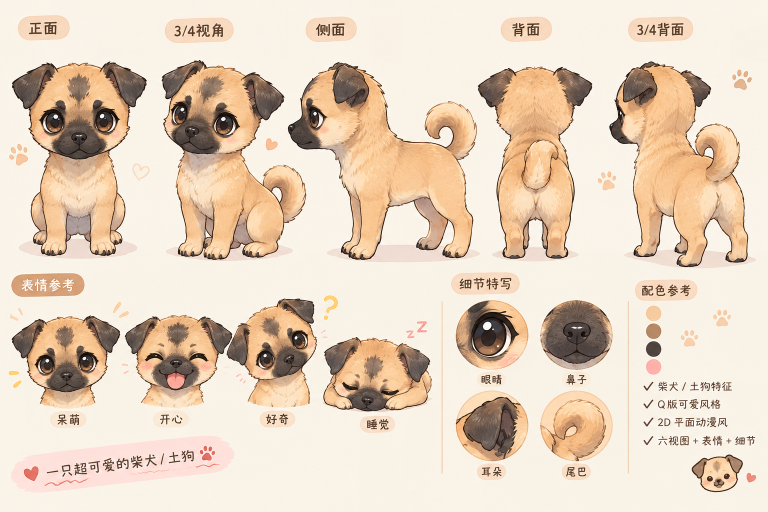
#> input picture dogmod_work/design.png, 1536 x 1024 px, found by its file name (shown at 1/2 size)
$ python extract4.py
#> lines starting #> are read from the running program, lines starting #| are printed output that depends on the picture; after the words box and inside, x2 and y2 are one past the last pixel; in counts of white or black regions, pixels touching at a corner belong together
from PIL import Image, ImageFilter
import numpy as np
from collections import deque
import os

img = Image.open(r'D:\VPet-main\dogmod_work\design.png').convert('RGB')
#> img is the input picture: PIL image 1536x1024 RGB; mean R, G, B 229.2, 210.7, 191.4
W, H = img.size
#> W = 1536; H = 1024
arr = np.array(img).astype(int)
bg = np.array([249, 242, 232])
TOL = 30
OUT = r'D:\VPet-main\dogmod_work'

def all_components(alpha):
    h, w = alpha.shape
    solid = alpha > 0
    visited = np.zeros((h, w), dtype=bool)
    comps = []
    for sy in range(h):
        for sx in range(w):
            if solid[sy, sx] and not visited[sy, sx]:
                comp = []
                dq = deque([(sy, sx)])
                visited[sy, sx] = True
                while dq:
                    y, x = dq.popleft()
                    comp.append((y, x))
                    for dy, dx in ((1,0),(-1,0),(0,1),(0,-1)):
                        ny, nx = y+dy, x+dx
                        if 0 <= ny < h and 0 <= nx < w and solid[ny, nx] and not visited[ny, nx]:
                            visited[ny, nx] = True
                            dq.append((ny, nx))
                comps.append(comp)
    return comps

def extract_row(y0, y1, names, min_area):
#> called with y0 = 60, y1 = 530, min_area = 2500
    region = arr[y0:y1]
    h, w = region.shape[:2]
#> h = 470; w = 1536
    dist = np.abs(region - bg).sum(axis=2)
    isbg = dist <= TOL
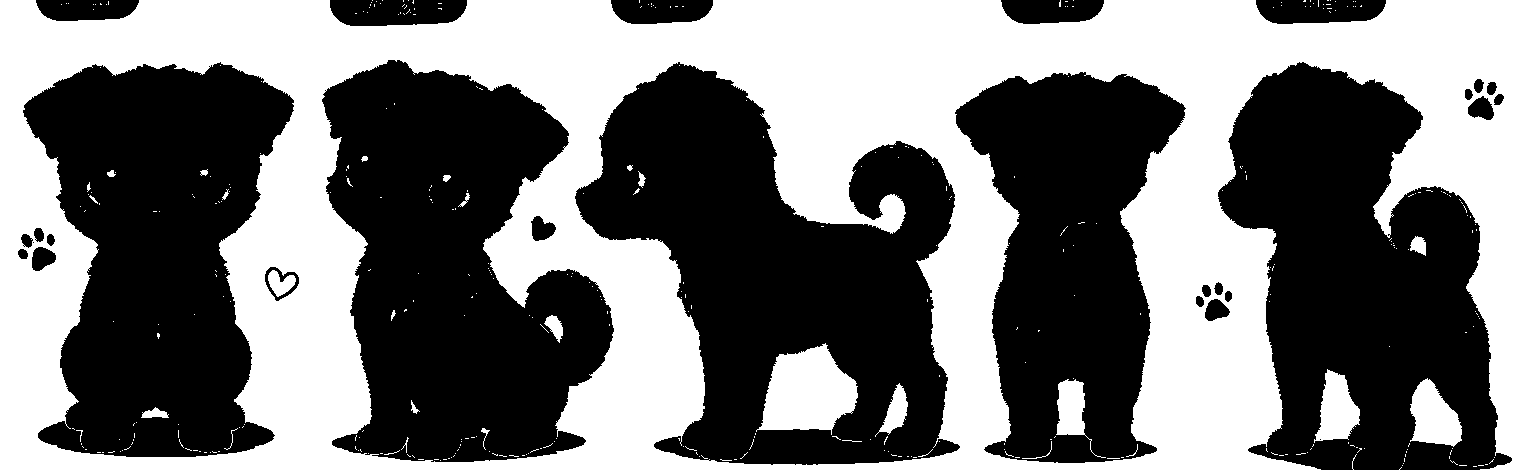
#> isbg: shape (470, 1536) bool; 47.3% white; 394 white regions (365 under 20 px), largest, box (x1, y1, x2, y2) and area: (0, 0, 1536, 470) 325937, (756, 343, 858, 435) 6116, (1410, 378, 1462, 447) 2343
    visited = np.zeros((h, w), dtype=bool)
    dq = deque()
    for x in range(w):
        for y in (0, h-1):
            if isbg[y, x] and not visited[y, x]:
                visited[y, x] = True; dq.append((y, x))
#> visited: shape (470, 1536) bool; 0.33% white in thin lines or dots
    for y in range(h):
        for x in (0, w-1):
            if isbg[y, x] and not visited[y, x]:
                visited[y, x] = True; dq.append((y, x))
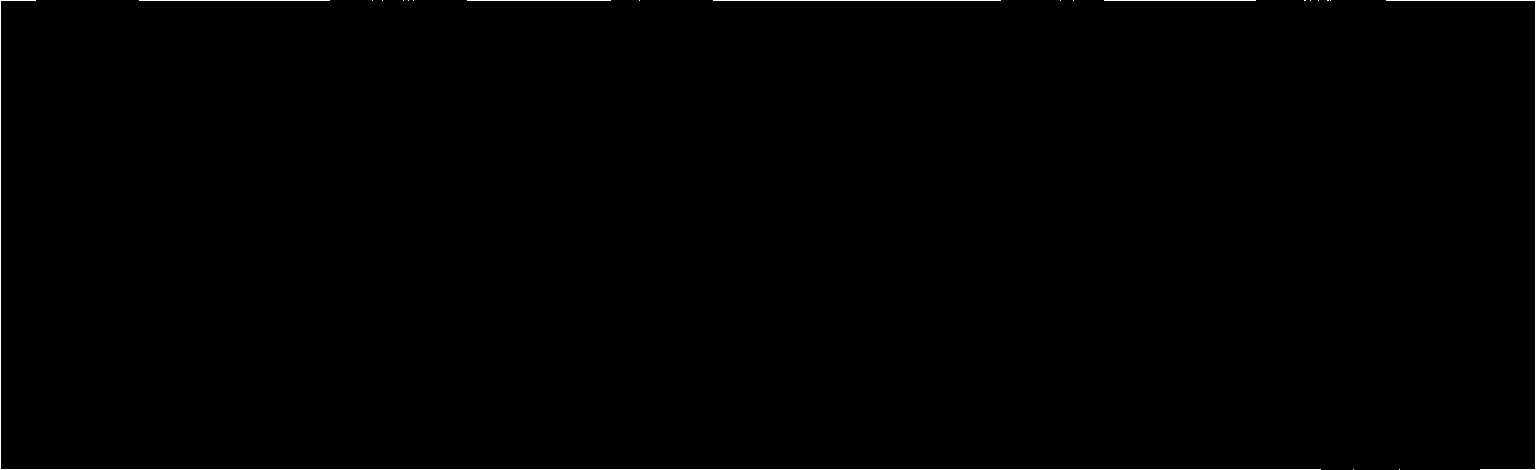
#> visited: shape (470, 1536) bool; 0.46% white in thin lines or dots
    while dq:
        y, x = dq.popleft()
        for dy, dx in ((1,0),(-1,0),(0,1),(0,-1)):
            ny, nx = y+dy, x+dx
            if 0 <= ny < h and 0 <= nx < w and isbg[ny, nx] and not visited[ny, nx]:
                visited[ny, nx] = True; dq.append((ny, nx))
#> visited: shape (470, 1536) bool; 45.1% white; 16 white regions (15 under 20 px), largest, box (x1, y1, x2, y2) and area: (0, 0, 1536, 470) 325879
    alpha = np.where(visited, 0, 255).astype(np.uint8)
    # 连通域, 过滤小装饰
    comps = [c for c in all_components(alpha) if len(c) >= min_area]
    # 列投影切分
    colmask = np.zeros(w, dtype=bool)
    for c in comps:
        for y, x in c:
            colmask[x] = True
    segs = []; s = None
    for x in range(w):
        if colmask[x] and s is None: s = x
        if not colmask[x] and s is not None: segs.append((s, x-1)); s = None
#> after the loop, segs = [(23, 293), (322, 1185), (1218, 1511)]
    if s is not None: segs.append((s, w-1))
    print(f"  检测到 {len(segs)} 段, 期望 {len(names)} 段")
#|   检测到 3 段, 期望 5 段
    results = []
    for (x0, x1), name in zip(segs, names):
        mask = np.zeros((h, w), dtype=np.uint8)
        for c in comps:
            for y, x in c:
                if x0 <= x <= x1:
                    mask[y, x] = 255
        a_img = Image.fromarray(mask, 'L').filter(ImageFilter.GaussianBlur(0.8))
        rgba = Image.merge('RGBA', (*Image.fromarray(region.astype(np.uint8)).split(), a_img))
        bbox = rgba.getbbox()
        if bbox: rgba = rgba.crop(bbox)
        rgba.save(os.path.join(OUT, name + '.png'))
        results.append((name, rgba.size))
        print(f"  {name}: {rgba.size[0]}x{rgba.size[1]}")
#> this loop made 3 passes
#> bbox on passes 1 to 3: (21, 60, 296, 459), (320, 0, 1188, 467), (1216, 0, 1514, 470)
#> mask: shape (470, 1536); 11.3% white; 2 white regions, box (x1, y1, x2, y2) and area: (1218, 62, 1512, 470) 79113, (1256, 0, 1386, 24) 2679
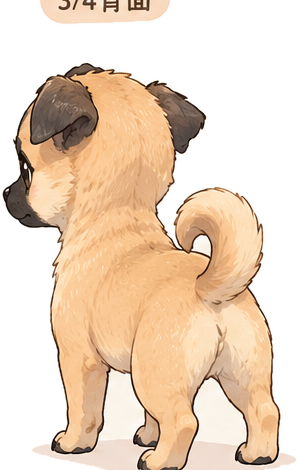
#> rgba: PIL image 298x470 RGBA; mean R, G, B, A 232.4, 207, 180.7, 148.9; transparent parts drawn white
#> after the loop, results = [('front', (275, 399)), ('threeq', (868, 467)), ('side', (298, 470))]
    return results

print("=== 五视图行 (y 60-530) ===")
extract_row(60, 530, ['front', 'threeq', 'side', 'back', 'back34'], min_area=2500)
print()
print("=== 表情行 (y 615-880, 跳过标签) ===")
extract_row(615, 880, ['face_dull', 'face_happy', 'face_curious', 'sleep'], min_area=12000)
#> call 2 of extract_row, with y0 = 615, y1 = 880, min_area = 12000
#> in extract_row (call 2), `isbg = dist <= TOL`: isbg: shape (265, 1536) bool; 55% white; 126 black regions (44 under 20 px), largest, box (x1, y1, x2, y2) and area: (249, 0, 634, 201) 54326, (23, 15, 242, 202) 27403, (645, 59, 865, 209) 27228
#> after the loop in extract_row (call 2), `for x in range(w):`: visited: shape (265, 1536) bool; 0.55% white in thin lines or dots
#> after the loop in extract_row (call 2), `for y in range(h):`:
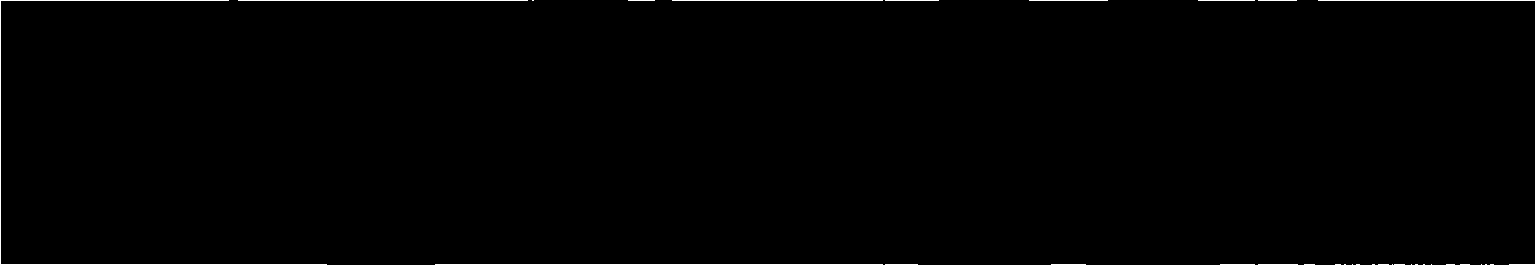
#> visited: shape (265, 1536) bool; 0.68% white in thin lines or dots
#> after the loop in extract_row (call 2), `while dq:`:
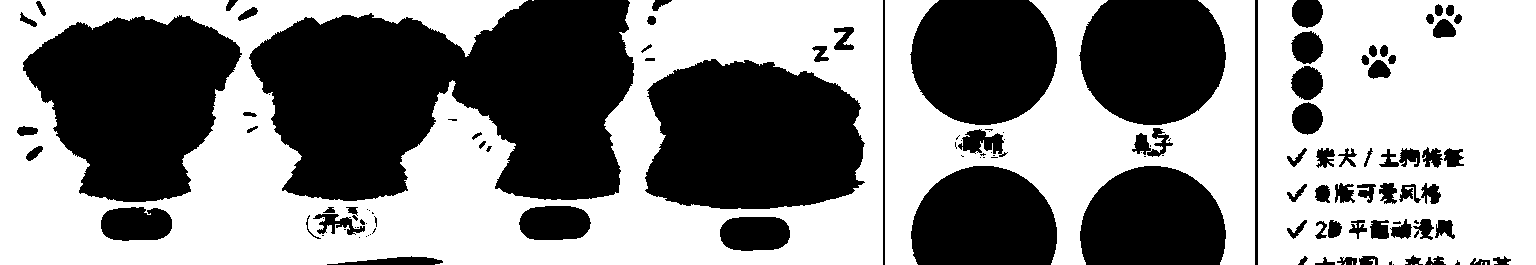
#> visited: shape (265, 1536) bool; 54.5% white; 124 black regions (42 under 20 px), largest, box (x1, y1, x2, y2) and area: (249, 0, 634, 201) 54479, (23, 15, 242, 202) 27521, (645, 59, 865, 209) 27267
#> in extract_row (call 2), `comps = [c for c in all_components(alpha) if len(c) >= min_area]`: comps = 7 items
#> the loop in extract_row (call 2), `for c in comps:` made 7 passes
#> after the loop in extract_row (call 2), `for x in range(w):`: segs = [(23, 241), (249, 633), (645, 864), (910, 1056), (1079, 1225)]
#|   检测到 5 段, 期望 4 段
#> the loop in extract_row (call 2), `for (x0, x1), name in zip(segs, names):` made 4 passes
#> (x0, x1, name, bbox) on passes 1 to 4: (23, 241, 'face_dull', (21, 13, 244, 204)), (249, 633, 'face_happy', (247, 0, 636, 203)), (645, 864, 'face_curious', (643, 57, 867, 211)), (910, 1056, 'sleep', (908, 0, 1059, 265))
#|   face_dull: 223x191
#|   face_happy: 389x203
#|   face_curious: 224x154
#|   sleep: 151x265
#> pass 1, in extract_row (call 2), `if bbox: rgba = rgba.crop(bbox)`:
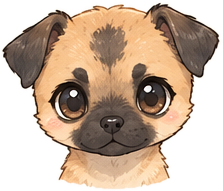
#> rgba: PIL image 223x191 RGBA; mean R, G, B, A 196.6, 172.9, 149.7, 164.8; transparent parts drawn white
#> after the loop in extract_row (call 2), `for (x0, x1), name in zip(segs, names):`: mask: shape (265, 1536); 6.7% white; 2 white regions, box (x1, y1, x2, y2) and area: (910, 0, 1057, 125) 15085, (911, 166, 1057, 265) 12077
#> after the loop in extract_row (call 2), `for (x0, x1), name in zip(segs, names):`:
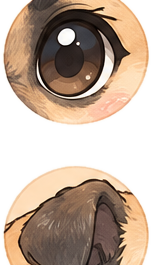
#> rgba: PIL image 151x265 RGBA; mean R, G, B, A 186.5, 163.9, 143.5, 173.1; transparent parts drawn white
#> after the loop in extract_row (call 2), `for (x0, x1), name in zip(segs, names):`: results = [('face_dull', (223, 191)), ('face_happy', (389, 203)), ('face_curious', (224, 154)), ('sleep', (151, 265))]
print('done')
